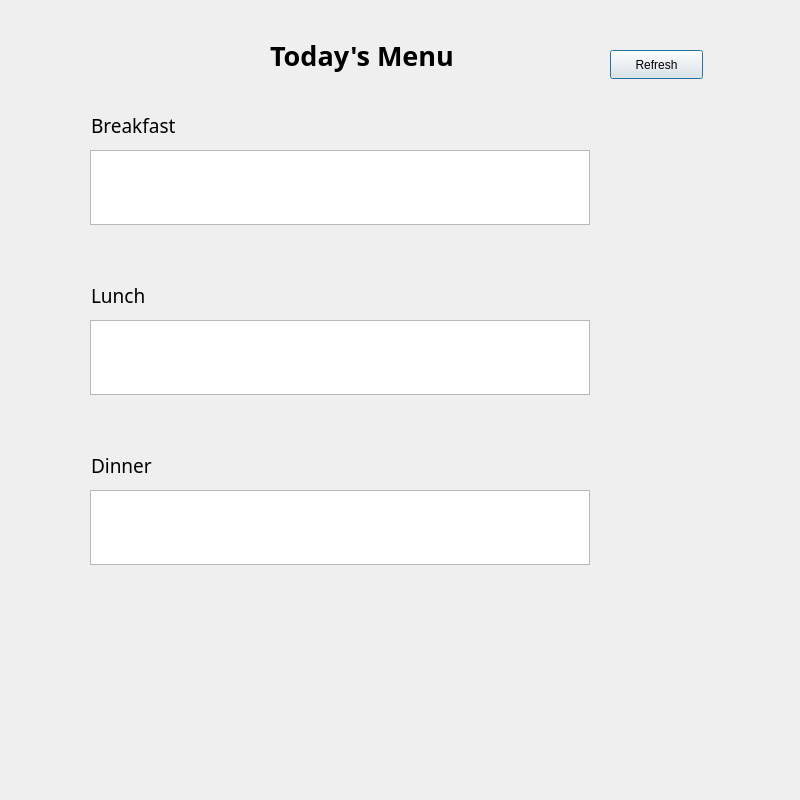
<?xml version="1.0" encoding="UTF-8"?>
<ui version="4.0">
 <class>SecondWindow</class>
 <widget class="QDialog" name="SecondWindow">
  <property name="geometry">
   <rect>
    <x>0</x>
    <y>0</y>
    <width>800</width>
    <height>800</height>
   </rect>
  </property>
  <property name="windowTitle">
   <string>Menu</string>
  </property>
  <property name="windowIcon">
   <iconset theme="QIcon::ThemeIcon::DocumentNew"/>
  </property>
  <widget class="QLabel" name="label">
   <property name="geometry">
    <rect>
     <x>270</x>
     <y>30</y>
     <width>221</width>
     <height>51</height>
    </rect>
   </property>
   <property name="font">
    <font>
     <family>Segoe Print</family>
     <pointsize>20</pointsize>
     <bold>true</bold>
    </font>
   </property>
   <property name="text">
    <string>Today's Menu</string>
   </property>
  </widget>
  <widget class="QLabel" name="label_2">
   <property name="enabled">
    <bool>true</bool>
   </property>
   <property name="geometry">
    <rect>
     <x>91</x>
     <y>110</y>
     <width>131</width>
     <height>31</height>
    </rect>
   </property>
   <property name="font">
    <font>
     <family>Segoe Print</family>
     <pointsize>14</pointsize>
    </font>
   </property>
   <property name="text">
    <string>Breakfast</string>
   </property>
  </widget>
  <widget class="QLabel" name="label_3">
   <property name="geometry">
    <rect>
     <x>91</x>
     <y>280</y>
     <width>91</width>
     <height>31</height>
    </rect>
   </property>
   <property name="font">
    <font>
     <family>Segoe Print</family>
     <pointsize>14</pointsize>
    </font>
   </property>
   <property name="text">
    <string>Lunch</string>
   </property>
  </widget>
  <widget class="QLabel" name="label_4">
   <property name="geometry">
    <rect>
     <x>91</x>
     <y>450</y>
     <width>91</width>
     <height>31</height>
    </rect>
   </property>
   <property name="font">
    <font>
     <family>Segoe Print</family>
     <pointsize>14</pointsize>
    </font>
   </property>
   <property name="text">
    <string>Dinner</string>
   </property>
  </widget>
  <widget class="QTextBrowser" name="textBrowser_breakfast">
   <property name="geometry">
    <rect>
     <x>90</x>
     <y>150</y>
     <width>500</width>
     <height>75</height>
    </rect>
   </property>
   <property name="html">
    <string>&lt;!DOCTYPE HTML PUBLIC &quot;-//W3C//DTD HTML 4.0//EN&quot; &quot;http://www.w3.org/TR/REC-html40/strict.dtd&quot;&gt;
&lt;html&gt;&lt;head&gt;&lt;meta name=&quot;qrichtext&quot; content=&quot;1&quot; /&gt;&lt;meta charset=&quot;utf-8&quot; /&gt;&lt;style type=&quot;text/css&quot;&gt;
p, li { white-space: pre-wrap; }
hr { height: 1px; border-width: 0; }
li.unchecked::marker { content: &quot;\2610&quot;; }
li.checked::marker { content: &quot;\2612&quot;; }
&lt;/style&gt;&lt;/head&gt;&lt;body style=&quot; font-family:'Segoe UI'; font-size:9pt; font-weight:400; font-style:normal;&quot;&gt;
&lt;p style=&quot;-qt-paragraph-type:empty; margin-top:0px; margin-bottom:0px; margin-left:0px; margin-right:0px; -qt-block-indent:0; text-indent:0px;&quot;&gt;&lt;br /&gt;&lt;/p&gt;&lt;/body&gt;&lt;/html&gt;</string>
   </property>
  </widget>
  <widget class="QTextBrowser" name="textBrowser_lunch">
   <property name="geometry">
    <rect>
     <x>90</x>
     <y>320</y>
     <width>500</width>
     <height>75</height>
    </rect>
   </property>
  </widget>
  <widget class="QTextBrowser" name="textBrowser_dinner">
   <property name="geometry">
    <rect>
     <x>90</x>
     <y>490</y>
     <width>500</width>
     <height>75</height>
    </rect>
   </property>
  </widget>
  <widget class="QPushButton" name="pushButton_show">
   <property name="geometry">
    <rect>
     <x>610</x>
     <y>50</y>
     <width>93</width>
     <height>29</height>
    </rect>
   </property>
   <property name="text">
    <string>Refresh</string>
   </property>
  </widget>
 </widget>
 <resources/>
 <connections/>
</ui>
